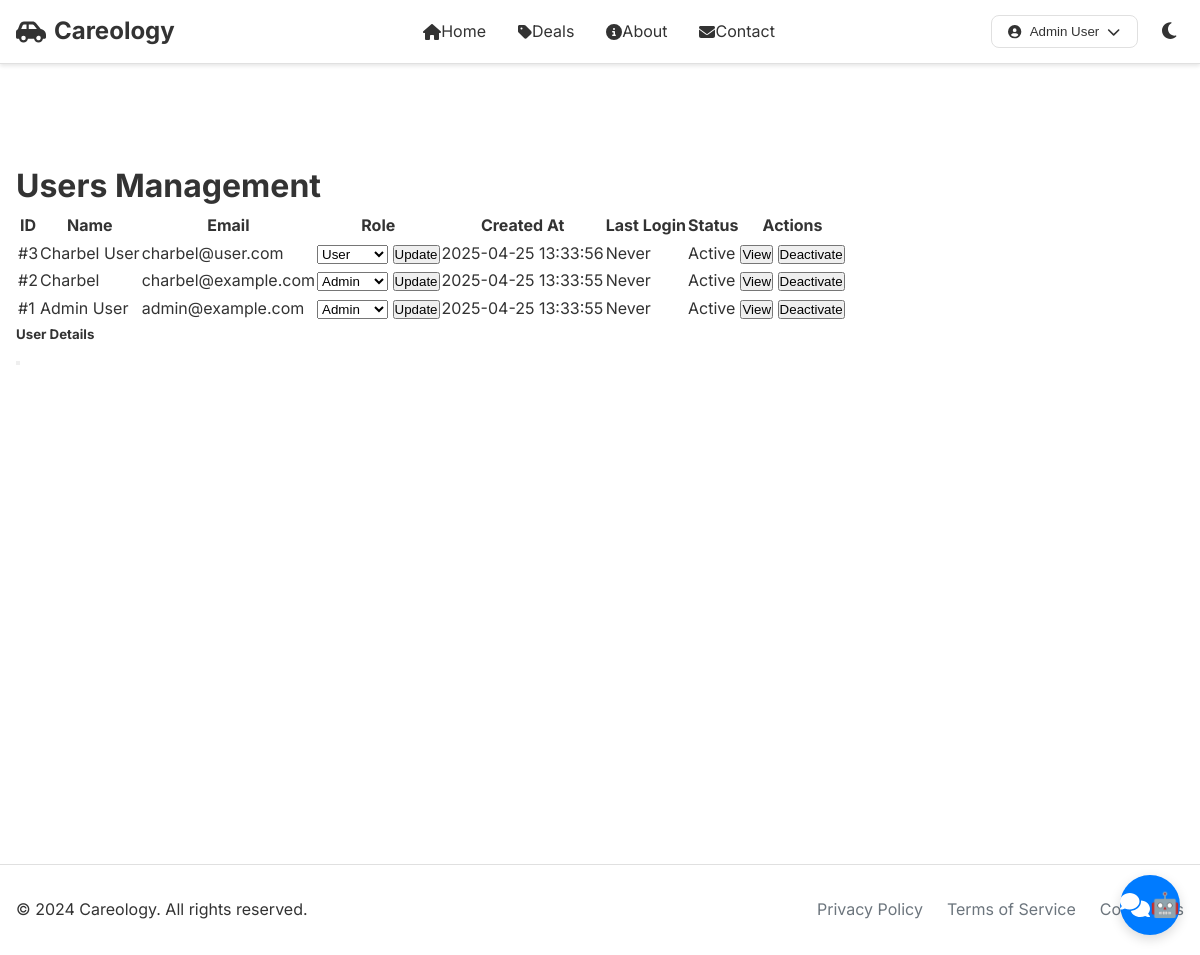
The app's page /admin/users (signed in) with its own data.
### app.py (models this page shows)
class User(db.Model):
    id = db.Column(db.Integer, primary_key=True)
    email = db.Column(db.String(120), unique=True, nullable=False)
    password = db.Column(db.String(255), nullable=False)
    name = db.Column(db.String(120), nullable=False)
    role_id = db.Column(db.Integer, db.ForeignKey('role.id'))
    failed_login_attempts = db.Column(db.Integer, default=0)
    last_failed_login = db.Column(db.DateTime)
    created_at = db.Column(db.DateTime, default=datetime.utcnow)
    role = db.relationship('Role', backref=db.backref('users', lazy=True))
    phone = db.Column(db.String(20))
    address = db.Column(db.String(255))
    profile_picture = db.Column(db.String(255), default='images/default-profile.png')
    bio = db.Column(db.Text)
    date_of_birth = db.Column(db.Date)
    last_login = db.Column(db.DateTime)
    is_active = db.Column(db.Boolean, default=True)
    preferences = db.Column(db.JSON)  # For storing user preferences as JSON

### app.py (the view)
@app.route('/admin/users')
@login_required
@role_required('manage_users')
def admin_users():
    users = User.query.order_by(User.created_at.desc()).all()
    roles = Role.query.all()
    return render_template('admin/users.html', users=users, roles=roles)

### app.py (called while the page is built, shortened)
def login_required(f):
    @wraps(f)
    def decorated_function(*args, **kwargs):
        if 'user' not in session:
            flash('Please log in to access this page', 'error')
            return redirect(url_for('login', next=request.url))
        user = User.query.get(session['user']['id'])
        if not user or not user.is_active:
            session.pop('user', None) # Log out inactive user
            flash('Your account is inactive. Please contact support.', 'error')
            return redirect(url_for('login'))
        return f(*args, **kwargs)
    return decorated_function

def role_required(permission):
    def decorator(f):
        @wraps(f)
        def decorated_function(*args, **kwargs):
            if 'user' not in session:
                flash('Please log in to access this page', 'error')
                return redirect(url_for('login', next=request.url))
            user = User.query.get(session['user']['id']) # Fetch user by ID
            if not user or not user.role or not user.is_active:
                flash('Access denied or account inactive', 'error')
                return redirect(url_for('index'))
            user_permissions = [p.name for p in user.role.permissions]
            if user.role.name == 'admin' or permission in user_permissions:
                return f(*args, **kwargs)
        return decorated_function
    return decorator

@app.template_filter('datetime')
def format_datetime_filter(value, format='%Y-%m-%d %H:%M:%S'):
    if isinstance(value, str):
        try: value = datetime.fromisoformat(value)
        except ValueError: return value # Return original string if parse fails
    if isinstance(value, datetime):
        return value.strftime(format)
    return value # Return original value if not datetime

@app.context_processor
def inject_now():
    return {'now': datetime.utcnow()} # Use UTC time

### templates/admin/users.html (shortened to what this page needs)
{% extends "admin/base.html" %}
{% block content %}
<div class="container-fluid">
    <div class="d-flex justify-content-between align-items-center mb-4">
        <h1 class="h3">Users Management</h1>
    </div>
    <div class="table-container">
        <table class="table table-hover">
            <thead>
                <tr>
                    <th>ID</th>
                    <th>Name</th>
                    <th>Email</th>
                    <th>Role</th>
                    <th>Created At</th>
                    <th>Last Login</th>
                    <th>Status</th>
                    <th>Actions</th>
                </tr>
            </thead>
            <tbody>
                {% for user in users %}
                <tr>
                    <td>#{{ user.id }}</td>
                    <td>{{ user.name }}</td>
                    <td>{{ user.email }}</td>
                    <td>
                        <form method="POST" action="{{ url_for('admin_update_user_role', user_id=user.id) }}" class="d-flex gap-2">
                            <select name="role_id" class="form-select form-select-sm" style="width: auto;">
                                {% for role in roles %}
                                <option value="{{ role.id }}" {% if user.role and user.role.id == role.id %}selected{% endif %}>
                                    {{ role.name|title }}
                                </option>
                                {% endfor %}
                            </select>
                            <button type="submit" class="btn btn-sm btn-primary">Update</button>
                        </form>
                    </td>
                    <td>{{ user.created_at|datetime }}</td>
                    <td>{{ user.last_login|datetime if user.last_login else 'Never' }}</td>
                    <td>
                        <span class="badge bg-{{ 'success' if user.is_active else 'danger' }}">
                            {{ 'Active' if user.is_active else 'Inactive' }}
                        </span>
                    </td>
                    <td>
                        <div class="btn-group">
                            <button type="button" class="btn btn-sm btn-info" onclick="viewUserDetails({{ user.id }})">
                                View
                            </button>
                            {% if user.is_active %}
                            <button type="button" class="btn btn-sm btn-warning" onclick="deactivateUser({{ user.id }})">
                                Deactivate
                            </button>
                            {% else %}
                            <button type="button" class="btn btn-sm btn-success" onclick="activateUser({{ user.id }})">
                                Activate
                            </button>
                            {% endif %}
                        </div>
                    </td>
                </tr>
                {% endfor %}
            </tbody>
        </table>
    </div>
</div>
<div class="modal fade" id="userDetailsModal" tabindex="-1">
    <div class="modal-dialog">
        <div class="modal-content">
            <div class="modal-header">
                <h5 class="modal-title">User Details</h5>
                <button type="button" class="btn-close" data-bs-dismiss="modal"></button>
            </div>
        </div>
    </div>
</div>
{% endblock %}

### templates/admin/base.html (shortened to what this page needs)
{% extends "base.html" %}

### templates/base.html (shortened to what this page needs)
<!DOCTYPE html>
<html lang="en">
<head>
    <link rel="stylesheet" href="{{ url_for('static', filename='css/style.css') }}">
    <link rel="stylesheet" href="https://cdnjs.cloudflare.com/ajax/libs/font-awesome/6.0.0/css/all.min.css">
    <link rel="stylesheet" href="{{ url_for('static', filename='css/common.css') }}">
    <link rel="stylesheet" href="{{ url_for('static', filename='css/chatbot.css') }}">
</head>
<body>
    <header class="site-header">
        <div class="header-container">
            <div class="logo-container">
                <a href="{{ url_for('index') }}" class="logo">
                    <i class="fas fa-car-side"></i>
                    <span>Careology</span>
                </a>
            </div>
            <nav class="main-nav">
                <ul>
                    <li><a href="{{ url_for('index') }}" class="nav-link {% if request.endpoint == 'index' %}active{% endif %}">
                        <i class="fas fa-home"></i> Home
                    </a></li>
                    <li><a href="{{ url_for('deals') }}" class="nav-link {% if request.endpoint == 'deals' %}active{% endif %}">
                        <i class="fas fa-tag"></i> Deals
                    </a></li>
                    <li><a href="{{ url_for('about') }}" class="nav-link {% if request.endpoint == 'about' %}active{% endif %}">
                        <i class="fas fa-info-circle"></i> About
                    </a></li>
                    <li><a href="{{ url_for('contact') }}" class="nav-link {% if request.endpoint == 'contact' %}active{% endif %}">
                        <i class="fas fa-envelope"></i> Contact
                    </a></li>
                </ul>
            </nav>
            <div class="header-actions">
                {% if session.get('user') %}
                    <div class="user-menu">
                        <button class="user-menu-btn" id="userMenuBtn">
                            <i class="fas fa-user-circle"></i>
                            <span>{{ session.user.name }}</span>
                            <i class="fas fa-chevron-down"></i>
                        </button>
                    </div>
                {% else %}
                    <a href="{{ url_for('login') }}" class="auth-btn login-link">Login</a>
                    <a href="{{ url_for('signup') }}" class="auth-btn signup-link">Sign Up</a>
                {% endif %}
                <button class="theme-toggle" aria-label="Toggle theme">
                    <i class="fas fa-moon"></i>
                </button>
            </div>
        </div>
    </header>
    <main class="site-main">
        {% block content %}{% endblock %}
    </main>
    <footer class="site-footer">
        <div class="footer-container">
            <div class="footer-content">
                <p>&copy; 2024 Careology. All rights reserved.</p>
                <div class="footer-links">
                    <a href="#">Privacy Policy</a>
                    <a href="#">Terms of Service</a>
                    <a href="#">Contact Us</a>
                </div>
            </div>
        </div>
    </footer>
    <div class="chat-widget">
        <button class="chat-button" id="chatButton">
            <i class="fas fa-comments"></i> 🤖
        </button>
    </div>
</body>
</html>

### static/css/style.css (style rules this page uses)
:root { --primary-color: #007bff; --primary-hover: #1d4ed8; --secondary-color: #6c757d; --text-color: #333333; --bg-color: #ffffff; --border-color: #e0e0e0; --shadow-color: rgba(0, 0, 0, 0.1); --header-height: 4rem; --container-max-width: 1200px; --border-radius: 0.5rem; --transition-speed: 0.2s; --background-color: #ffffff; --card-background: #ffffff; --header-background: #ffffff; }
* { margin: 0; padding: 0; box-sizing: border-box; }
body { font-family: 'Inter', -apple-system, BlinkMacSystemFont, 'Segoe UI', Roboto, sans-serif; line-height: 1.6; background-color: var(--bg-color); color: var(--text-color); transition: background-color var(--transition-speed), color var(--transition-speed); }
.site-header { position: sticky; top: 0; left: 0; right: 0; height: var(--header-height); background-color: var(--header-background); border-bottom: 1px solid var(--border-color); box-shadow: 0 2px 4px var(--shadow-color); z-index: 1000; transition: background-color 0.3s ease; }
.header-container { max-width: var(--container-max-width); height: 100%; margin: 0 auto; padding: 1rem; display: flex; align-items: center; justify-content: space-between; }
.logo-container { flex-shrink: 0; }
.logo { display: flex; align-items: center; gap: 0.5rem; font-size: 1.5rem; font-weight: bold; color: var(--text-color); text-decoration: none; transition: color var(--transition-speed); }
.main-nav { margin-left: 2rem; }
.main-nav ul { display: flex; gap: 2rem; list-style: none; margin: 0; padding: 0; }
.nav-link { color: var(--text-color); text-decoration: none; padding: 0.5rem; transition: color 0.3s ease; }
.header-actions { display: flex; gap: 1rem; align-items: center; }
.theme-toggle, .mobile-menu-toggle { background: none; border: none; color: var(--text-color); cursor: pointer; padding: 0.5rem; font-size: 1.2rem; transition: color 0.3s ease; }
.site-main { margin-top: var(--header-height); min-height: calc(100vh - var(--header-height)); padding: 2rem 1rem; }
.site-footer { background-color: var(--bg-color); border-top: 1px solid var(--border-color); padding: 2rem 0; }
.footer-container { max-width: var(--container-max-width); margin: 0 auto; padding: 0 1rem; }
.footer-content { display: flex; justify-content: space-between; align-items: center; flex-wrap: wrap; gap: 1rem; }
.footer-links { display: flex; gap: 1.5rem; }
.footer-links a { color: var(--secondary-color); text-decoration: none; transition: color var(--transition-speed); }
.user-menu { position: relative; }
.user-menu-btn { display: flex; align-items: center; gap: 0.5rem; padding: 0.5rem 1rem; background: var(--background-color); border: 1px solid var(--border-color); border-radius: 8px; color: var(--text-color); font-weight: 500; cursor: pointer; transition: all 0.3s ease; }
.chat-widget { position: fixed; bottom: 20px; right: 20px; z-index: 1000; font-family: var(--font-family); }
.chat-button { width: 60px; height: 60px; border-radius: 50%; background: var(--primary-color); color: white; border: none; cursor: pointer; display: flex; align-items: center; justify-content: center; font-size: 24px; box-shadow: 0 4px 12px rgba(0, 0, 0, 0.15); transition: transform 0.2s ease; }

### static/css/common.css (style rules this page uses)
.nav-link { display: flex; align-items: center; gap: var(--space-sm); padding: var(--space-sm) var(--space-md); color: var(--text); text-decoration: none; border-radius: var(--radius-sm); transition: all 0.2s; }

### static/css/chatbot.css (style rules this page uses)
:root { --chat-primary: #2563eb; --chat-secondary: #1e293b; --chat-bg: #ffffff; --chat-text: #1e293b; --chat-border: #e2e8f0; --chat-user-bg: #e2f7cb; --chat-bot-bg: #f0f0f0; --chat-shadow: 0 4px 8px rgba(0, 0, 0, 0.2); }

### records on screen
User: user.name "Admin User", id "1", name "Admin User", email "admin@example.com", created_at "2025-04-25 13:33:55", last_login "Never", is_active "Active"
User: id "3", name "Charbel User", email "charbel@user.com", created_at "2025-04-25 13:33:56", last_login "Never", is_active "Active"
User: id "2", name "Charbel", email "charbel@example.com", created_at "2025-04-25 13:33:55", last_login "Never", is_active "Active"

### other values on screen
form field role_id "User"
form field role_id "Admin"
